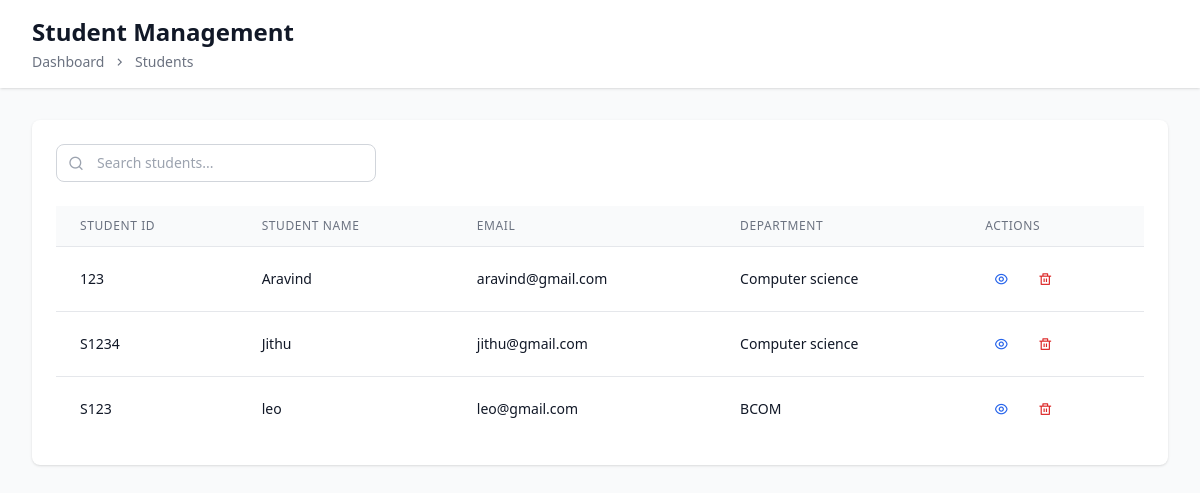
The app's page /app/student_list/, older data.
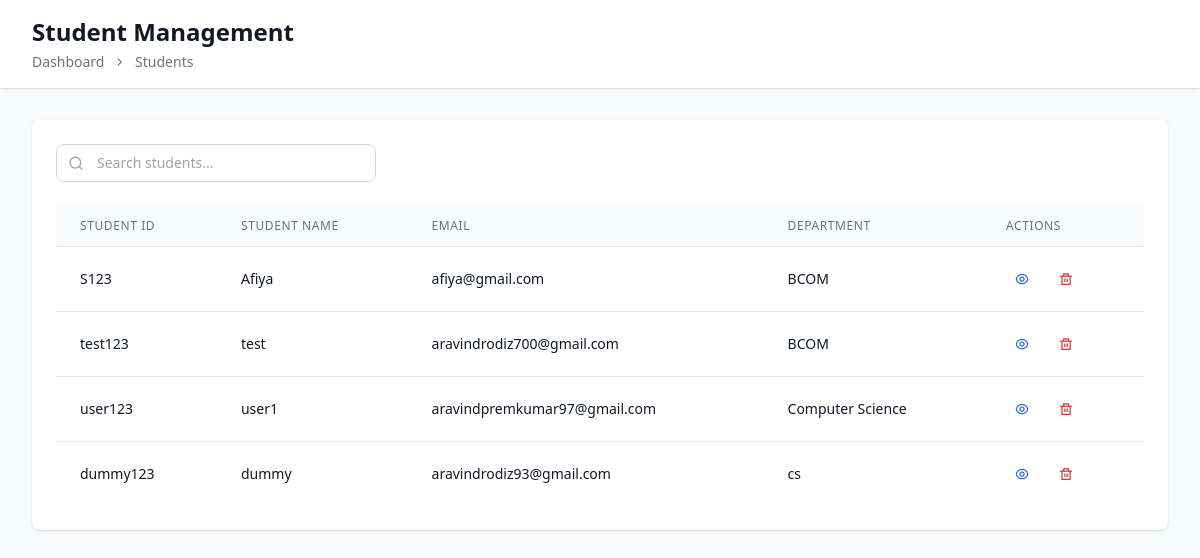
The same page, newer data.
### student/models.py (models this page shows, shortened)
class Student(AbstractBaseUser):
    student_name = models.CharField(max_length=100)
    student_id = models.CharField(max_length=20, unique=True)
    email = models.EmailField(unique=True)
    department = models.CharField(max_length=100)
    photo = models.ImageField(upload_to='student_photos/')
    leave_balance = models.PositiveIntegerField(default=10)
    is_active = models.BooleanField(default=True)
    is_staff = models.BooleanField(default=False)
    is_superuser = models.BooleanField(default=False)
    USERNAME_FIELD = 'student_id'
    REQUIRED_FIELDS = ['email','student_name']
    objects = StudentManager()

### app/views.py (the view)
# urls.py: path('student_list/', views.student_list, name='student_list'),
def student_list(request):
     students = Student.objects.filter(is_staff=False, is_active=True)
     return render(request, 'student_list.html', {'students': students})

### app/templates/student_list.html (shortened to what this page needs)
<!DOCTYPE html>
<html lang="en">
<head>
  <script src="https://cdn.tailwindcss.com"></script>
  <link rel="stylesheet" href="https://cdn.jsdelivr.net/npm/remixicon@4.5.0/fonts/remixicon.css" />
</head>
<body class="bg-gray-50 min-h-screen">
  <div class="min-h-screen">
    <header class="bg-white shadow">
      <div class="max-w-7xl mx-auto px-4 sm:px-6 lg:px-8 py-4">
        <div class="flex items-center justify-between">
          <div>
            <h1 class="text-2xl font-semibold text-gray-900">Student Management</h1>
            <div class="flex items-center space-x-2 text-sm text-gray-500 mt-1">
              <span>Dashboard</span>
              <i class="ri-arrow-right-s-line"></i>
              <span>Students</span>
            </div>
          </div>
        </div>
      </div>
    </header>
    <main class="max-w-7xl mx-auto px-4 sm:px-6 lg:px-8 py-8">
      <div class="bg-white shadow rounded-lg p-6">
        <div class="relative flex-1 w-full sm:max-w-xs mb-6">
          <input type="text" placeholder="Search students..." class="w-full pl-10 pr-4 py-2 border border-gray-300 rounded-lg text-sm focus:outline-none focus:ring-2 focus:ring-primary/20 focus:border-primary" />
          <i class="ri-search-line absolute left-3 top-1/2 -translate-y-1/2 text-gray-400 w-4 h-4 flex items-center justify-center"></i>
        </div>
        <div class="table-container overflow-x-auto">
          <table class="min-w-full divide-y divide-gray-200">
            <thead class="bg-gray-50">
              <tr>
                <th class="px-6 py-3 text-left text-xs font-medium text-gray-500 uppercase tracking-wider">Student ID</th>
                <th class="px-6 py-3 text-left text-xs font-medium text-gray-500 uppercase tracking-wider">Student Name</th>
                <th class="px-6 py-3 text-left text-xs font-medium text-gray-500 uppercase tracking-wider">Email</th>
                <th class="px-6 py-3 text-left text-xs font-medium text-gray-500 uppercase tracking-wider">Department</th>
                <th class="px-6 py-3 text-left text-xs font-medium text-gray-500 uppercase tracking-wider">Actions</th>
              </tr>
            </thead>
            <tbody class="bg-white divide-y divide-gray-200">
              {% for student in students %}
              <tr class="hover:bg-gray-50">
                <td class="px-6 py-4 whitespace-nowrap text-sm text-gray-900">{{ student.student_id }}</td>
                <td class="px-6 py-4 whitespace-nowrap text-sm text-gray-900">{{ student.student_name }}</td>
                <td class="px-6 py-4 whitespace-nowrap text-sm text-gray-900">{{ student.email }}</td>
                <td class="px-6 py-4 whitespace-nowrap text-sm text-gray-900">{{ student.department }}</td>
                <td class="px-6 py-4 whitespace-nowrap text-sm text-gray-500">
                  <div class="flex items-center space-x-3">
                    <a href="{% url 'view_student' student.id %}" class="text-blue-600 hover:text-blue-900 w-8 h-8 flex items-center justify-center cursor-pointer">
                      <i class="ri-eye-line"></i>
                    </a>
                    <form action="{% url 'delete_student' student.id %}" method="POST" class="inline">
                      <button type="submit" class="text-red-600 hover:text-red-900 w-8 h-8 flex items-center justify-center cursor-pointer">
                        <i class="ri-delete-bin-line"></i>
                      </button>
                    </form>
                  </div>
                </td>
              </tr>
              {% endfor %}
            </tbody>
          </table>
        </div>
      </div>
    </main>
  </div>
</body>
</html>

Row changes from the older to the newer data that the page shows:
changed Student: student_id "123" → "S123"; student_name "Aravind" → "Afiya"; email "aravind@gmail.com" → "afiya@gmail.com"; department "Computer science" → "BCOM"
changed Student: student_id "S1234" → "test123"; student_name "Jithu" → "test"; email "jithu@gmail.com" → "aravindrodiz700@gmail.com"; department "Computer science" → "BCOM"
changed Student: student_id "S123" → "user123"; student_name "leo" → "user1"; email "leo@gmail.com" → "aravindpremkumar97@gmail.com"; department "BCOM" → "Computer Science"
added Student: student_id "dummy123", student_name "dummy", email "aravindrodiz93@gmail.com", department "cs"
